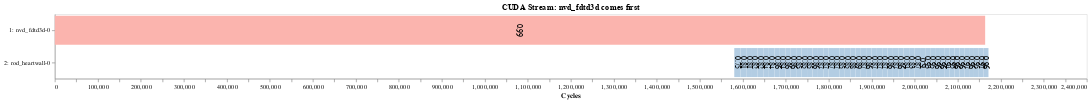
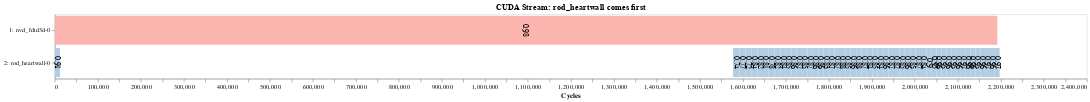

Notebook code cell kept with these figures, in order:
### Code cell
apps = ['nvd_fdtd3d-0', 'rod_heartwall-0']

width=1600
xlim = 2300000

gen_altair.draw_timeline_from_console(apps, 's1.txt', df_seq, title="CUDA Stream: nvd_fdtd3d comes first", width=width, xmax=xlim).display()
print("nvd_fdtd3d-0: 1 CTAs/SM")
print("rod_heartwall-0: 1 CTAs/SM")

gen_altair.draw_timeline_from_console(apps, 's2.txt', df_seq, title="CUDA Stream: rod_heartwall comes first", width=width, xmax=xlim).display()
print("nvd_fdtd3d-0: 1 CTAs/SM")
print("rod_heartwall-0: 1 CTAs/SM")

gen_altair.draw_timeline_from_console(apps, 'intra.txt', df_seq, title="Intra-SM", width=width, xmax=xlim).display()
print("nvd_fdtd3d-0: 1 CTAs/SM")
print("rod_heartwall-0: 1 CTAs/SM")

### Figure 1 — Vega-Lite specification as saved in the notebook (floating-point values rounded to 4 significant figures)
{"config": {"view": {"continuousWidth": 400, "continuousHeight": 300}, "axis": {"grid": false}, "header": {"titleColor": "black", "titleFontSize": 14}}, "layer": [{"mark": "bar", "encoding": {"color": {"type": "nominal", "field": "kernel", "legend": null, "scale": {"scheme": "pastel1"}}, "x": {"type": "quantitative", "field": "start", "scale": {"domain": [0, 2300000]}, "title": "Cycles"}, "x2": {"field": "end"}, "y": {"type": "nominal", "field": "stream", "sort": null}}, "height": 100, "title": "CUDA Stream: nvd_fdtd3d comes first", "width": 1600}, {"mark": {"type": "text", "align": "center", "angle": 90, "baseline": "middle", "color": "black", "fontSize": 12}, "encoding": {"text": {"type": "quantitative", "field": "norm"}, "x": {"type": "quantitative", "field": "position"}, "y": {"type": "nominal", "field": "stream", "sort": "ascending", "title": null}}}], "data": {"name": "data-def44fcfcbaf2f235a2766f2c7cb3a34"}, "$schema": "https://vega.github.io/schema/vega-lite/v4.8.1.json", "datasets": {"data-def44fcfcbaf2f235a2766f2c7cb3a34": [{"end": 1594571, "kernel": "_Z6kernelv", "norm": 0.75, "position": 1587000.0, "start": 1580110, "stream": "2: rod_heartwall-0"}, {"end": 1607893, "kernel": "_Z6kernelv", "norm": 0.81, "position": 1601000.0, "start": 1594577, "stream": "2: rod_heartwall-0"}, {"end": 1621261, "kernel": "_Z6kernelv", "norm": 0.81, "position": 1615000.0, "start": 1607898, "stream": "2: rod_heartwall-0"}, {"end": 1634435, "kernel": "_Z6kernelv", "norm": 0.82, "position": 1628000.0, "start": 1621266, "stream": "2: rod_heartwall-0"}, {"end": 1647583, "kernel": "_Z6kernelv", "norm": 0.82, "position": 1641000.0, "start": 1634441, "stream": "2: rod_heartwall-0"}, {"end": 1660523, "kernel": "_Z6kernelv", "norm": 0.84, "position": 1654000.0, "start": 1647589, "stream": "2: rod_heartwall-0"}, {"end": 1673390, "kernel": "_Z6kernelv", "norm": 0.84, "position": 1667000.0, "start": 1660529, "stream": "2: rod_heartwall-0"}, {"end": 1686023, "kernel": "_Z6kernelv", "norm": 0.86, "position": 1680000.0, "start": 1673396, "stream": "2: rod_heartwall-0"}, {"end": 1698930, "kernel": "_Z6kernelv", "norm": 0.84, "position": 1692000.0, "start": 1686028, "stream": "2: rod_heartwall-0"}, {"end": 1711466, "kernel": "_Z6kernelv", "norm": 0.86, "position": 1705000.0, "start": 1698936, "stream": "2: rod_heartwall-0"}, {"end": 1724044, "kernel": "_Z6kernelv", "norm": 0.86, "position": 1718000.0, "start": 1711471, "stream": "2: rod_heartwall-0"}, {"end": 1736710, "kernel": "_Z6kernelv", "norm": 0.85, "position": 1730000.0, "start": 1724050, "stream": "2: rod_heartwall-0"}, {"end": 1749357, "kernel": "_Z6kernelv", "norm": 0.85, "position": 1743000.0, "start": 1736715, "stream": "2: rod_heartwall-0"}, {"end": 1762080, "kernel": "_Z6kernelv", "norm": 0.85, "position": 1756000.0, "start": 1749363, "stream": "2: rod_heartwall-0"}, {"end": 1774626, "kernel": "_Z6kernelv", "norm": 0.86, "position": 1768000.0, "start": 1762086, "stream": "2: rod_heartwall-0"}, {"end": 1787091, "kernel": "_Z6kernelv", "norm": 0.87, "position": 1781000.0, "start": 1774632, "stream": "2: rod_heartwall-0"}, {"end": 1799537, "kernel": "_Z6kernelv", "norm": 0.87, "position": 1793000.0, "start": 1787098, "stream": "2: rod_heartwall-0"}, {"end": 1811975, "kernel": "_Z6kernelv", "norm": 0.87, "position": 1806000.0, "start": 1799543, "stream": "2: rod_heartwall-0"}, {"end": 1824399, "kernel": "_Z6kernelv", "norm": 0.87, "position": 1818000.0, "start": 1811982, "stream": "2: rod_heartwall-0"}, {"end": 1837125, "kernel": "_Z6kernelv", "norm": 0.85, "position": 1831000.0, "start": 1824405, "stream": "2: rod_heartwall-0"}, {"end": 1849819, "kernel": "_Z6kernelv", "norm": 0.85, "position": 1843000.0, "start": 1837131, "stream": "2: rod_heartwall-0"}, {"end": 1862154, "kernel": "_Z6kernelv", "norm": 0.88, "position": 1856000.0, "start": 1849824, "stream": "2: rod_heartwall-0"}, {"end": 1874335, "kernel": "_Z6kernelv", "norm": 0.89, "position": 1868000.0, "start": 1862160, "stream": "2: rod_heartwall-0"}, {"end": 1886758, "kernel": "_Z6kernelv", "norm": 0.87, "position": 1881000.0, "start": 1874341, "stream": "2: rod_heartwall-0"}, {"end": 1899362, "kernel": "_Z6kernelv", "norm": 0.86, "position": 1893000.0, "start": 1886763, "stream": "2: rod_heartwall-0"}, {"end": 1911774, "kernel": "_Z6kernelv", "norm": 0.87, "position": 1906000.0, "start": 1899369, "stream": "2: rod_heartwall-0"}, {"end": 1924128, "kernel": "_Z6kernelv", "norm": 0.87, "position": 1918000.0, "start": 1911781, "stream": "2: rod_heartwall-0"}, {"end": 1936525, "kernel": "_Z6kernelv", "norm": 0.87, "position": 1930000.0, "start": 1924135, "stream": "2: rod_heartwall-0"}, {"end": 1949024, "kernel": "_Z6kernelv", "norm": 0.86, "position": 1943000.0, "start": 1936530, "stream": "2: rod_heartwall-0"}, {"end": 1961401, "kernel": "_Z6kernelv", "norm": 0.87, "position": 1955000.0, "start": 1949030, "stream": "2: rod_heartwall-0"}, {"end": 1973973, "kernel": "_Z6kernelv", "norm": 0.86, "position": 1968000.0, "start": 1961407, "stream": "2: rod_heartwall-0"}, {"end": 1986780, "kernel": "_Z6kernelv", "norm": 0.84, "position": 1980000.0, "start": 1973979, "stream": "2: rod_heartwall-0"}, {"end": 1999758, "kernel": "_Z6kernelv", "norm": 0.83, "position": 1993000.0, "start": 1986786, "stream": "2: rod_heartwall-0"}, {"end": 2012145, "kernel": "_Z6kernelv", "norm": 0.87, "position": 2006000.0, "start": 1999765, "stream": "2: rod_heartwall-0"}, {"end": 2024092, "kernel": "_Z6kernelv", "norm": 0.9, "position": 2018000.0, "start": 2012152, "stream": "2: rod_heartwall-0"}, {"end": 2035706, "kernel": "_Z6kernelv", "norm": 0.93, "position": 2030000.0, "start": 2024099, "stream": "2: rod_heartwall-0"}, {"end": 2047119, "kernel": "_Z6kernelv", "norm": 0.95, "position": 2041000.0, "start": 2035714, "stream": "2: rod_heartwall-0"}, {"end": 2058432, "kernel": "_Z6kernelv", "norm": 0.96, "position": 2053000.0, "start": 2047131, "stream": "2: rod_heartwall-0"}, {"end": 2069641, "kernel": "_Z6kernelv", "norm": 0.96, "position": 2064000.0, "start": 2058443, "stream": "2: rod_heartwall-0"}, {"end": 2081101, "kernel": "_Z6kernelv", "norm": 0.94, "position": 2075000.0, "start": 2069656, "stream": "2: rod_heartwall-0"}, {"end": 2092445, "kernel": "_Z6kernelv", "norm": 0.95, "position": 2087000.0, "start": 2081126, "stream": "2: rod_heartwall-0"}, {"end": 2103742, "kernel": "_Z6kernelv", "norm": 0.96, "position": 2098000.0, "start": 2092456, "stream": "2: rod_heartwall-0"}, {"end": 2114999, "kernel": "_Z6kernelv", "norm": 0.96, "position": 2109000.0, "start": 2103758, "stream": "2: rod_heartwall-0"}, {"end": 2126186, "kernel": "_Z6kernelv", "norm": 0.97, "position": 2121000.0, "start": 2115004, "stream": "2: rod_heartwall-0"}, {"end": 2137490, "kernel": "_Z6kernelv", "norm": 0.96, "position": 2132000.0, "start": 2126201, "stream": "2: rod_heartwall-0"}, {"end": 2148839, "kernel": "_Z6kernelv", "norm": 0.95, "position": 2143000.0, "start": 2137526, "stream": "2: rod_heartwall-0"}, {"end": 2159979, "kernel": "_Z6kernelv", "norm": 0.97, "position": 2154000.0, "start": 2148857, "stream": "2: rod_heartwall-0"}, {"end": 2163575, "kernel": "_Z23FiniteDifferencesKernelPfPKfiii", "norm": 0.99, "position": 1082000.0, "start": 1, "stream": "1: nvd_fdtd3d-0"}, {"end": 2171290, "kernel": "_Z6kernelv", "norm": 0.96, "position": 2166000.0, "start": 2160000, "stream": "2: rod_heartwall-0"}]}}

### Figure 2 — Vega-Lite specification as saved in the notebook (floating-point values rounded to 4 significant figures)
{"config": {"view": {"continuousWidth": 400, "continuousHeight": 300}, "axis": {"grid": false}, "header": {"titleColor": "black", "titleFontSize": 14}}, "layer": [{"mark": "bar", "encoding": {"color": {"type": "nominal", "field": "kernel", "legend": null, "scale": {"scheme": "pastel1"}}, "x": {"type": "quantitative", "field": "start", "scale": {"domain": [0, 2300000]}, "title": "Cycles"}, "x2": {"field": "end"}, "y": {"type": "nominal", "field": "stream", "sort": null}}, "height": 100, "title": "CUDA Stream: rod_heartwall comes first", "width": 1600}, {"mark": {"type": "text", "align": "center", "angle": 90, "baseline": "middle", "color": "black", "fontSize": 12}, "encoding": {"text": {"type": "quantitative", "field": "norm"}, "x": {"type": "quantitative", "field": "position"}, "y": {"type": "nominal", "field": "stream", "sort": "ascending", "title": null}}}], "data": {"name": "data-ce143fff7897789da705fb9a30fcc14c"}, "$schema": "https://vega.github.io/schema/vega-lite/v4.8.1.json", "datasets": {"data-ce143fff7897789da705fb9a30fcc14c": [{"end": 11901, "kernel": "_Z6kernelv", "norm": 0.91, "position": 5951.0, "start": 1, "stream": "2: rod_heartwall-0"}, {"end": 1591847, "kernel": "_Z6kernelv", "norm": 0.74, "position": 1585000.0, "start": 1577296, "stream": "2: rod_heartwall-0"}, {"end": 1605870, "kernel": "_Z6kernelv", "norm": 0.77, "position": 1599000.0, "start": 1591852, "stream": "2: rod_heartwall-0"}, {"end": 1620797, "kernel": "_Z6kernelv", "norm": 0.72, "position": 1613000.0, "start": 1605875, "stream": "2: rod_heartwall-0"}, {"end": 1633667, "kernel": "_Z6kernelv", "norm": 0.84, "position": 1627000.0, "start": 1620802, "stream": "2: rod_heartwall-0"}, {"end": 1646847, "kernel": "_Z6kernelv", "norm": 0.82, "position": 1640000.0, "start": 1633673, "stream": "2: rod_heartwall-0"}, {"end": 1660121, "kernel": "_Z6kernelv", "norm": 0.81, "position": 1653000.0, "start": 1646853, "stream": "2: rod_heartwall-0"}, {"end": 1673997, "kernel": "_Z6kernelv", "norm": 0.78, "position": 1667000.0, "start": 1660127, "stream": "2: rod_heartwall-0"}, {"end": 1687176, "kernel": "_Z6kernelv", "norm": 0.82, "position": 1681000.0, "start": 1674003, "stream": "2: rod_heartwall-0"}, {"end": 1700087, "kernel": "_Z6kernelv", "norm": 0.84, "position": 1694000.0, "start": 1687182, "stream": "2: rod_heartwall-0"}, {"end": 1712732, "kernel": "_Z6kernelv", "norm": 0.85, "position": 1706000.0, "start": 1700092, "stream": "2: rod_heartwall-0"}, {"end": 1725348, "kernel": "_Z6kernelv", "norm": 0.86, "position": 1719000.0, "start": 1712738, "stream": "2: rod_heartwall-0"}, {"end": 1737800, "kernel": "_Z6kernelv", "norm": 0.87, "position": 1732000.0, "start": 1725354, "stream": "2: rod_heartwall-0"}, {"end": 1750455, "kernel": "_Z6kernelv", "norm": 0.85, "position": 1744000.0, "start": 1737806, "stream": "2: rod_heartwall-0"}, {"end": 1762820, "kernel": "_Z6kernelv", "norm": 0.87, "position": 1757000.0, "start": 1750461, "stream": "2: rod_heartwall-0"}, {"end": 1775446, "kernel": "_Z6kernelv", "norm": 0.86, "position": 1769000.0, "start": 1762827, "stream": "2: rod_heartwall-0"}, {"end": 1788058, "kernel": "_Z6kernelv", "norm": 0.86, "position": 1782000.0, "start": 1775452, "stream": "2: rod_heartwall-0"}, {"end": 1801006, "kernel": "_Z6kernelv", "norm": 0.83, "position": 1795000.0, "start": 1788064, "stream": "2: rod_heartwall-0"}, {"end": 1813450, "kernel": "_Z6kernelv", "norm": 0.87, "position": 1807000.0, "start": 1801011, "stream": "2: rod_heartwall-0"}, {"end": 1825877, "kernel": "_Z6kernelv", "norm": 0.87, "position": 1820000.0, "start": 1813456, "stream": "2: rod_heartwall-0"}, {"end": 1838158, "kernel": "_Z6kernelv", "norm": 0.88, "position": 1832000.0, "start": 1825882, "stream": "2: rod_heartwall-0"}, {"end": 1850900, "kernel": "_Z6kernelv", "norm": 0.85, "position": 1845000.0, "start": 1838164, "stream": "2: rod_heartwall-0"}, {"end": 1863528, "kernel": "_Z6kernelv", "norm": 0.86, "position": 1857000.0, "start": 1850906, "stream": "2: rod_heartwall-0"}, {"end": 1875839, "kernel": "_Z6kernelv", "norm": 0.88, "position": 1870000.0, "start": 1863534, "stream": "2: rod_heartwall-0"}, {"end": 1888206, "kernel": "_Z6kernelv", "norm": 0.87, "position": 1882000.0, "start": 1875846, "stream": "2: rod_heartwall-0"}, {"end": 1901043, "kernel": "_Z6kernelv", "norm": 0.84, "position": 1895000.0, "start": 1888211, "stream": "2: rod_heartwall-0"}, {"end": 1913709, "kernel": "_Z6kernelv", "norm": 0.85, "position": 1907000.0, "start": 1901049, "stream": "2: rod_heartwall-0"}, {"end": 1926532, "kernel": "_Z6kernelv", "norm": 0.84, "position": 1920000.0, "start": 1913715, "stream": "2: rod_heartwall-0"}, {"end": 1939114, "kernel": "_Z6kernelv", "norm": 0.86, "position": 1933000.0, "start": 1926538, "stream": "2: rod_heartwall-0"}, {"end": 1951597, "kernel": "_Z6kernelv", "norm": 0.87, "position": 1945000.0, "start": 1939121, "stream": "2: rod_heartwall-0"}, {"end": 1964062, "kernel": "_Z6kernelv", "norm": 0.87, "position": 1958000.0, "start": 1951604, "stream": "2: rod_heartwall-0"}, {"end": 1976795, "kernel": "_Z6kernelv", "norm": 0.85, "position": 1970000.0, "start": 1964067, "stream": "2: rod_heartwall-0"}, {"end": 1989294, "kernel": "_Z6kernelv", "norm": 0.86, "position": 1983000.0, "start": 1976801, "stream": "2: rod_heartwall-0"}, {"end": 2001940, "kernel": "_Z6kernelv", "norm": 0.85, "position": 1996000.0, "start": 1989301, "stream": "2: rod_heartwall-0"}, {"end": 2014401, "kernel": "_Z6kernelv", "norm": 0.87, "position": 2008000.0, "start": 2001946, "stream": "2: rod_heartwall-0"}, {"end": 2027326, "kernel": "_Z6kernelv", "norm": 0.84, "position": 2021000.0, "start": 2014408, "stream": "2: rod_heartwall-0"}, {"end": 2039320, "kernel": "_Z6kernelv", "norm": 0.9, "position": 2033000.0, "start": 2027334, "stream": "2: rod_heartwall-0"}, {"end": 2050752, "kernel": "_Z6kernelv", "norm": 0.95, "position": 2045000.0, "start": 2039328, "stream": "2: rod_heartwall-0"}, {"end": 2062033, "kernel": "_Z6kernelv", "norm": 0.96, "position": 2056000.0, "start": 2050762, "stream": "2: rod_heartwall-0"}, {"end": 2073394, "kernel": "_Z6kernelv", "norm": 0.95, "position": 2068000.0, "start": 2062045, "stream": "2: rod_heartwall-0"}, {"end": 2084645, "kernel": "_Z6kernelv", "norm": 0.96, "position": 2079000.0, "start": 2073405, "stream": "2: rod_heartwall-0"}, {"end": 2096042, "kernel": "_Z6kernelv", "norm": 0.95, "position": 2090000.0, "start": 2084660, "stream": "2: rod_heartwall-0"}, {"end": 2107254, "kernel": "_Z6kernelv", "norm": 0.96, "position": 2102000.0, "start": 2096061, "stream": "2: rod_heartwall-0"}, {"end": 2118447, "kernel": "_Z6kernelv", "norm": 0.97, "position": 2113000.0, "start": 2107272, "stream": "2: rod_heartwall-0"}, {"end": 2129698, "kernel": "_Z6kernelv", "norm": 0.96, "position": 2124000.0, "start": 2118460, "stream": "2: rod_heartwall-0"}, {"end": 2140927, "kernel": "_Z6kernelv", "norm": 0.96, "position": 2135000.0, "start": 2129722, "stream": "2: rod_heartwall-0"}, {"end": 2152261, "kernel": "_Z6kernelv", "norm": 0.95, "position": 2147000.0, "start": 2140947, "stream": "2: rod_heartwall-0"}, {"end": 2163502, "kernel": "_Z6kernelv", "norm": 0.96, "position": 2158000.0, "start": 2152286, "stream": "2: rod_heartwall-0"}, {"end": 2174663, "kernel": "_Z6kernelv", "norm": 0.97, "position": 2169000.0, "start": 2163525, "stream": "2: rod_heartwall-0"}, {"end": 2185981, "kernel": "_Z6kernelv", "norm": 0.96, "position": 2180000.0, "start": 2174685, "stream": "2: rod_heartwall-0"}, {"end": 2191688, "kernel": "_Z23FiniteDifferencesKernelPfPKfiii", "norm": 0.98, "position": 1096000.0, "start": 11, "stream": "1: nvd_fdtd3d-0"}, {"end": 2197194, "kernel": "_Z6kernelv", "norm": 0.97, "position": 2192000.0, "start": 2186005, "stream": "2: rod_heartwall-0"}]}}
